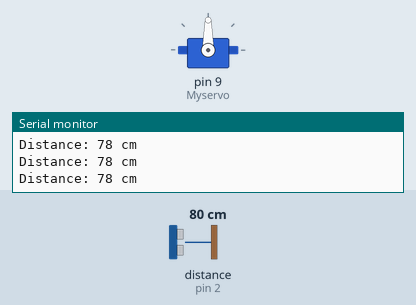
This sketch was run on a simulated Arduino Uno, built with avr-gcc and run on an emulated ATmega328P. Parts: servo, the last lines printed to the serial monitor. Wiring (inferred from the names in the program): ultrasonic range finder: trigger pin 3; echo pin 2. Inputs (shaded band) come from the test bench; at power-on: distance to the obstacle (sensor on pin 2) 80 cm. The echo pulse lasts 58.3 µs per cm.

Above: at 1.2 s.
1.3 s: distance to the obstacle (sensor on pin 2) set to 8 cm
4.3 s: distance to the obstacle (sensor on pin 2) set to 5 cm
At 4.46 s:
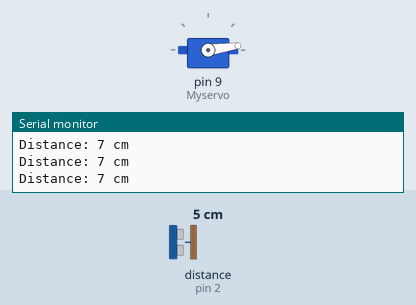
At 7.8 s:
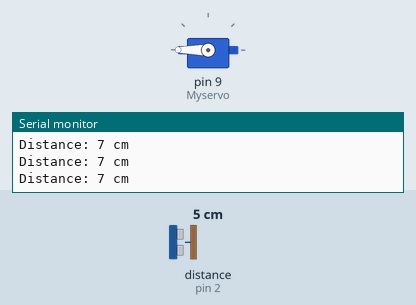
Timing chart, 0 to 9.3 s (numbered marks = the images above; inputs shaded):
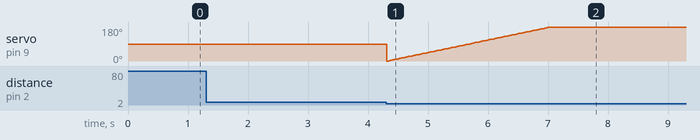

The sketch:

Smart_dustbin.ino
```cpp
#include<Servo.h>
#define echoPin 2
#define trigPin 3


long duration;
int distance;
Servo Myservo;
int pos;
void setup() {

  pinMode(trigPin, OUTPUT);
  pinMode(echoPin, INPUT);
  Serial.begin(9600);
  Myservo.attach(9);
}
void loop() {

  digitalWrite(trigPin, LOW);
  delayMicroseconds(2);

  digitalWrite(trigPin, HIGH);
  delayMicroseconds(10);
  digitalWrite(trigPin, LOW);

  duration = pulseIn(echoPin, HIGH);

  distance = duration * 0.034 / 2;

  if(distance<=5 && distance>0)
  {

    for(pos=0;pos<=180;pos++){
    Myservo.write(pos);
    delay(15);
            }
        delay(10000);

        for(pos=180;pos>=0;pos--){
        Myservo.write(pos);
        delay(15);
            }
        delay(1000);
  }
  else{
    //digitalWrite(9, LOW);
  }
  Serial.print("Distance: ");
  Serial.print(distance);
  Serial.println(" cm");


}
```

Measured:
- the behaviour switches between 7 and 6 cm on distance to the obstacle (sensor on pin 2) (found by bisection; images 0 and 1)
